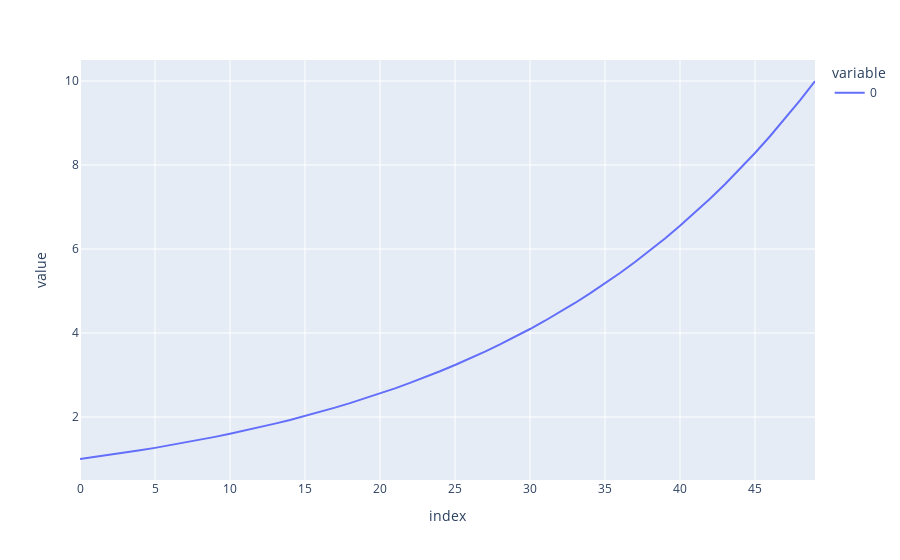

Notebook code cell kept with this figure:
### Code cell
%pip install plotly
pd.options.plotting.backend = "plotly"

import numpy as np
import pandas as pd
y = np.logspace(0, 1, 50)
fig = pd.Series(y).plot()
fig.show()

### Figure 1 — Plotly figure (JSON) as saved in the notebook; plotly's stock layout.template omitted (floating-point values rounded to 4 significant figures)
{"data": [{"hovertemplate": "variable=0<br>index=%{x}<br>value=%{y}<extra></extra>", "legendgroup": "0", "line": {"color": "#636efa", "dash": "solid"}, "marker": {"symbol": "circle"}, "mode": "lines", "name": "0", "orientation": "v", "showlegend": true, "type": "scatter", "x": [0, 1, 2, 3, 4, 5, 6, 7, 8, 9, 10, 11, 12, 13, 14, 15, 16, 17, 18, 19, 20, 21, 22, 23, 24, 25, 26, 27, 28, 29, 30, 31, 32, 33, 34, 35, 36, 37, 38, 39, 40, 41, 42, 43, 44, 45, 46, 47, 48, 49], "xaxis": "x", "y": [1, 1.048, 1.099, 1.151, 1.207, 1.265, 1.326, 1.389, 1.456, 1.526, 1.6, 1.677, 1.758, 1.842, 1.931, 2.024, 2.121, 2.223, 2.33, 2.442, 2.56, 2.683, 2.812, 2.947, 3.089, 3.237, 3.393, 3.556, 3.728, 3.907, 4.095, 4.292, 4.498, 4.715, 4.942, 5.179, 5.429, 5.69, 5.964, 6.251, 6.551, 6.866, 7.197, 7.543, 7.906, 8.286, 8.685, 9.103, 9.541, 10], "yaxis": "y"}], "layout": {"autosize": true, "dragmode": "zoom", "legend": {"title": {"text": "variable"}, "tracegroupgap": 0}, "margin": {"t": 60}, "xaxis": {"anchor": "y", "autorange": true, "domain": [0, 1], "range": [0, 49], "showspikes": false, "title": {"text": "index"}, "type": "linear"}, "yaxis": {"anchor": "x", "autorange": true, "domain": [0, 1], "range": [0.5, 10.5], "showspikes": false, "title": {"text": "value"}, "type": "linear"}}}
